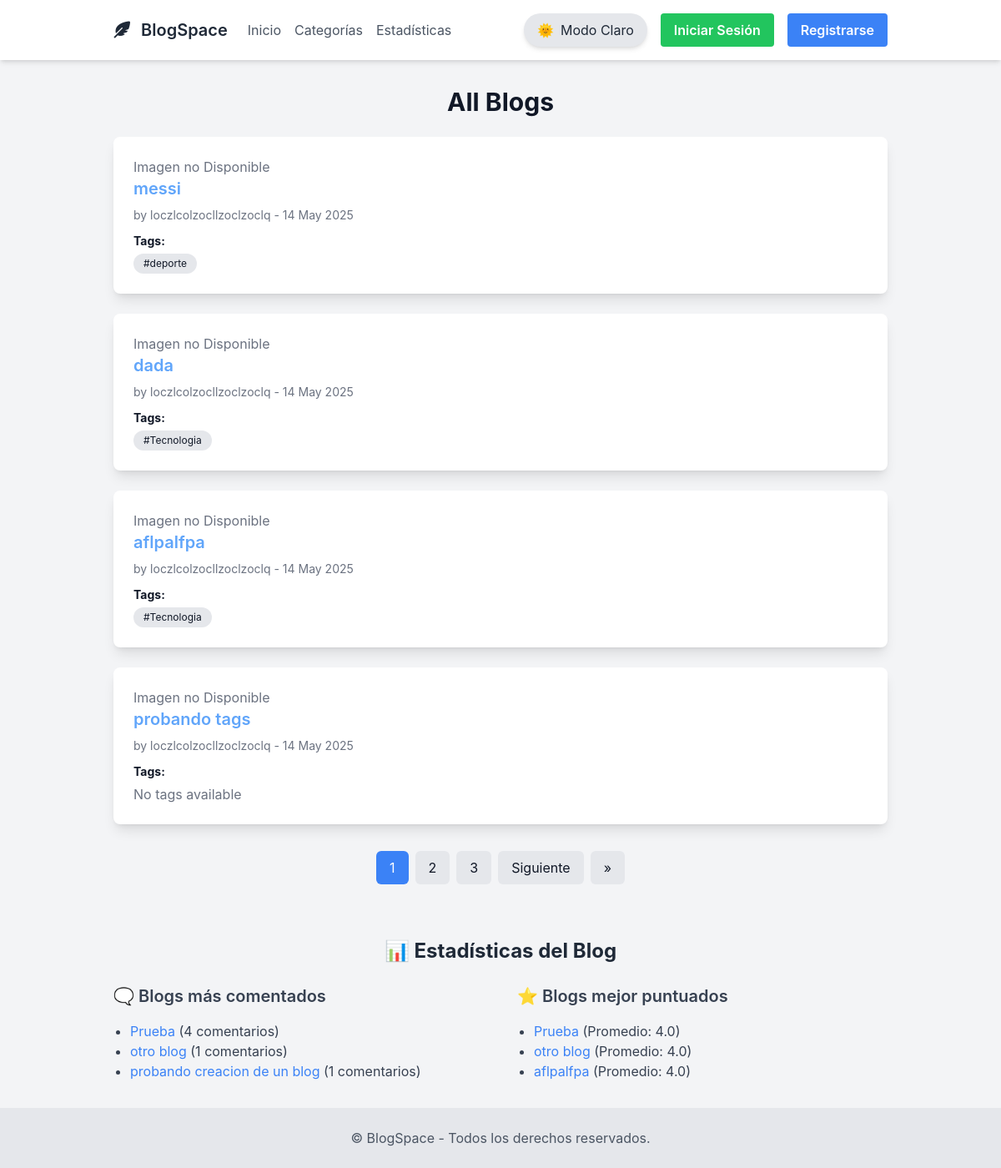
The page / on the database its author committed.
### blogapp/models.py (models this page shows, shortened)
class Blog(models.Model):
    title = models.CharField(max_length=200)
    content = RichTextField()
    image = models.ImageField(upload_to='blog_images/', blank=True, null=True)
    author = models.ForeignKey(User, on_delete=models.CASCADE)
    created_at = models.DateTimeField(auto_now_add=True)
    tags = TaggableManager()

### blogapp/views.py (the view)
# urls.py: path('', BlogListView.as_view(), name='blog_list'),
class BlogListView(ListView):
    model = Blog
    template_name = 'blogapp/blog_list.html'
    context_object_name = 'blogs'
    paginate_by = 4  # Cambiado a 4 para mostrar 4 blogs por página
    ordering = ['-created_at']  # Ordena los blogs por fecha de creación, los más nuevos primero.
    def get_queryset(self):
        queryset = super().get_queryset()
        tag_slug = self.request.GET.get('tag')
        if tag_slug:
            queryset = queryset.filter(tags__slug=tag_slug)
        return queryset.distinct()
    def get_context_data(self, **kwargs):
        context = super().get_context_data(**kwargs)
        context['tag_filter'] = self.request.GET.get('tag')  # para mostrarlo en la plantilla
        context['most_commented'] = Blog.objects.annotate(
            num_comments=Count('reviews')
        ).order_by('-num_comments')[:3]
        context['top_rated'] = Blog.objects.annotate(
            avg_rating=Avg('reviews__rating')
        ).order_by('-avg_rating')[:3]
        return context

### blogapp/templates/blogapp/blog_list.html (shortened to what this page needs)
{% extends 'blogapp/base.html' %}
{% block content %}
  <h1 class="text-3xl font-bold mb-6 text-center text-gray-900 dark:text-white">All Blogs</h1>
  <div class="grid gap-6">
    {% for blog in blogs %}
      <div class="bg-white dark:bg-gray-800 rounded-lg shadow-lg p-6 hover:shadow-xl transition-all duration-700 ease-in-out dark:text-white text-gray-900 animate-fade-in">
        {% if blog.image %}
          <img src="{{ blog.image.url }}" alt="{{ blog.title }}" class="w-full h-64 object-cover rounded-lg mb-4">
        {% else %}
          <p class="text-gray-500 dark:text-gray-400">Imagen no Disponible</p>
        {% endif %}
        <h2 class="text-xl font-semibold mb-2">
          <a href="{% url 'blogapp:blog_detail' blog.pk %}" class="text-blue-400 hover:text-blue-300">{{ blog.title }}</a>
        </h2>
        <p class="text-sm text-gray-500 dark:text-gray-400">by {{ blog.author.username }} - {{ blog.created_at|date:"d M Y" }}</p>
        <div class="mt-2">
          <strong class="text-sm">Tags:</strong>
          <ul class="flex flex-wrap gap-2 mt-1">
            {% for tag in blog.tags.all %}
              <li class="bg-gray-200 dark:bg-gray-700 text-gray-900 dark:text-white px-3 py-1 rounded-full text-xs">
                <a href="{% url 'blogapp:blog_list' %}?tag={{ tag.slug }}" class="hover:text-blue-400">#{{ tag.name }}</a>
              </li>
            {% empty %}
              <p class="text-gray-500 dark:text-gray-400">No tags available</p>
            {% endfor %}
          </ul>
        </div>
      </div>
    {% empty %}
      <p class="text-gray-500 dark:text-gray-400 text-center">No blogs have been posted yet.</p>
    {% endfor %}
  </div>
  {% if page_obj.has_other_pages %}
  <div class="flex justify-center mt-8">
    <div class="inline-flex space-x-2">
      {% for num in page_obj.paginator.page_range %}
        {% if page_obj.number == num %}
          <span class="px-4 py-2 bg-blue-500 text-white rounded-md">{{ num }}</span>
        {% elif num > page_obj.number|add:"-3" and num < page_obj.number|add:"3" %}
          <a href="?page={{ num }}{% if request.GET.tag %}&tag={{ request.GET.tag }}{% endif %}" class="px-4 py-2 bg-gray-200 dark:bg-gray-700 text-gray-900 dark:text-white rounded-md">{{ num }}</a>
        {% endif %}
      {% endfor %}
      {% if page_obj.has_next %}
        <a href="?page={{ page_obj.next_page_number }}{% if request.GET.tag %}&tag={{ request.GET.tag }}{% endif %}" class="px-4 py-2 bg-gray-200 dark:bg-gray-700 text-gray-900 dark:text-white rounded-md">
          Siguiente
        </a>
        <a href="?page={{ page_obj.paginator.num_pages }}{% if request.GET.tag %}&tag={{ request.GET.tag }}{% endif %}" class="px-4 py-2 bg-gray-200 dark:bg-gray-700 text-gray-900 dark:text-white rounded-md">
          &raquo;
        </a>
      {% endif %}
    </div>
  </div>
  {% endif %}
  <div class="mt-16">
    <h2 class="text-2xl font-bold mb-6 text-center text-gray-800 dark:text-white">📊 Estadísticas del Blog</h2>
    <div class="grid md:grid-cols-2 gap-10">
      <div>
        <h3 class="text-xl font-semibold mb-4 text-gray-700 dark:text-gray-300">🗨️ Blogs más comentados</h3>
        <ul class="list-disc pl-5 text-gray-700 dark:text-gray-300">
          {% for blog in most_commented %}
            <li>
              <a href="{% url 'blogapp:blog_detail' blog.pk %}" class="text-blue-500 hover:underline">
                {{ blog.title }}
              </a> ({{ blog.reviews.count }} comentarios)
            </li>
          {% empty %}
            <li>No hay blogs con comentarios aún.</li>
          {% endfor %}
        </ul>
      </div>
      <div>
        <h3 class="text-xl font-semibold mb-4 text-gray-700 dark:text-gray-300">⭐ Blogs mejor puntuados</h3>
        <ul class="list-disc pl-5 text-gray-700 dark:text-gray-300">
          {% for blog in top_rated %}
            <li>
              <a href="{% url 'blogapp:blog_detail' blog.pk %}" class="text-blue-500 hover:underline">
                {{ blog.title }}
              </a> (Promedio: {{ blog.avg_rating|floatformat:1 }})
            </li>
          {% empty %}
            <li>No hay puntuaciones aún.</li>
          {% endfor %}
        </ul>
      </div>
    </div>
  </div>
{% endblock %}

### blogapp/templates/blogapp/base.html (shortened to what this page needs)
<!DOCTYPE html>
<html lang="es">
<head>
    <script src="https://cdn.tailwindcss.com"></script>
    <link rel="stylesheet" href="https://cdnjs.cloudflare.com/ajax/libs/font-awesome/6.4.0/css/all.min.css">
</head>
<body id="body" class="bg-gray-100 dark:bg-gray-900 transition-colors duration-300">
    <nav class="bg-white dark:bg-gray-800 shadow-md py-4">
        <div class="container mx-auto px-6 md:px-8 lg:px-12 flex items-center justify-between">
            <div class="flex items-center">
                <a href="{% url 'blogapp:blog_list' %}" class="text-xl font-semibold text-gray-800 dark:text-white hover:text-blue-500">
                    <i class="fas fa-feather-alt mr-2"></i> BlogSpace
                </a>
                <div class="hidden md:flex space-x-4 ml-6">
                    <a href="{% url 'blogapp:blog_list' %}" class="text-gray-600 dark:text-gray-300 hover:text-blue-500">Inicio</a>
                    <a href="#" class="text-gray-600 dark:text-gray-300 hover:text-blue-500">Categorías</a>
                    <a href="#" class="text-gray-600 dark:text-gray-300 hover:text-blue-500">Estadísticas</a>
                </div>
            </div>
            <div class="flex items-center space-x-4">
                <button onclick="toggleDarkMode()" class="flex items-center gap-2 px-4 py-2 rounded-full bg-gray-200 dark:bg-gray-700 text-gray-800 dark:text-white hover:scale-105 transition-all duration-300 shadow-md">
                    <span id="theme-icon" class="transition-transform duration-500 transform">🌞</span>
                    <span id="theme-label" class="transition-opacity duration-500 ease-in-out hidden md:inline">Modo Claro</span>
                </button>
                <div class="hidden md:flex items-center space-x-4">
                    {% if user.is_authenticated %}
                        <form action="{% url 'logout' %}" method="post">
                            {% csrf_token %}
                            <button type="submit" class="bg-red-500 hover:bg-red-600 text-white font-semibold py-2 px-4 rounded transition-all duration-300">Cerrar Sesión</button>
                        </form>
                        <a href="{% url 'blogapp:add_blog' %}" class="bg-blue-500 hover:bg-blue-600 text-white font-semibold py-2 px-4 rounded transition-all duration-300">Nuevo Blog</a>
                    {% else %}
                        <a href="{% url 'blogapp:custom_login' %}" class="bg-green-500 hover:bg-green-600 text-white font-semibold py-2 px-4 rounded transition-all duration-300">Iniciar Sesión</a>
                        <a href="{% url 'signup' %}" class="bg-blue-500 hover:bg-blue-600 text-white font-semibold py-2 px-4 rounded transition-all duration-300">Registrarse</a>
                    {% endif %}
                </div>
            </div>
        </div>
    </nav>
    <main class="container mx-auto mt-8 px-6 md:px-8 lg:px-12">
        {% block content %}{% endblock %}
    </main>
    <footer class="bg-gray-200 dark:bg-gray-800 text-center py-6 mt-8">
        <p class="text-gray-600 dark:text-gray-400">
            &copy; {{ year }} BlogSpace - Todos los derechos reservados.
        </p>
    </footer>
</body>
</html>

### blogapp/templates/blogapp/base.html (style rules this page uses)
body { font-family: 'Inter', sans-serif; background-color: #f8fafc; }

### rows shown on the page
Blog: image "Imagen no Disponible", title "messi", author.username "loczlcolzocllzoclzoclq", created_at "14 May 2025"
Tag: name "deporte"
Blog: image "Imagen no Disponible", title "dada", author.username "loczlcolzocllzoclzoclq", created_at "14 May 2025"
Tag: name "Tecnologia"
Blog: image "Imagen no Disponible", title "aflpalfpa", author.username "loczlcolzocllzoclzoclq", created_at "14 May 2025", avg_rating "4.0"
Blog: image "Imagen no Disponible", title "probando tags", author.username "loczlcolzocllzoclzoclq", created_at "14 May 2025"
Blog: title "Prueba", reviews.count "4", avg_rating "4.0"
Blog: title "otro blog", reviews.count "1", avg_rating "4.0"
Blog: title "probando creacion de un blog", reviews.count "1"

### other values the page prints
{{ num }} "1"
{{ num }} "2" "3"
